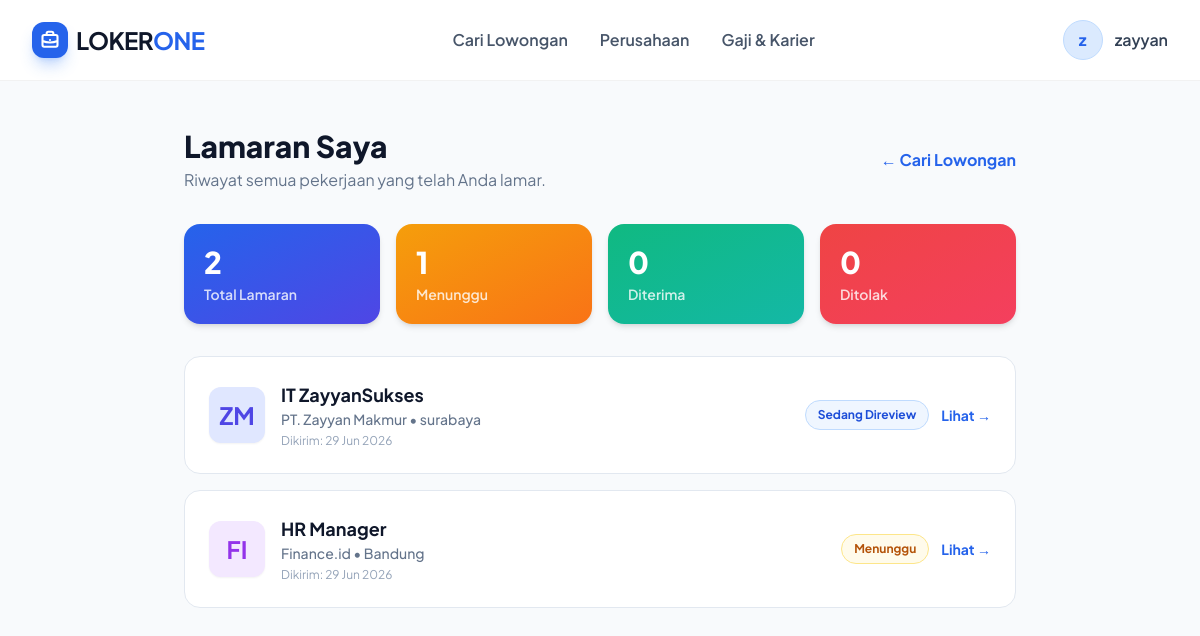
The app's page /applications.php (signed in) with its own data.
### tables this page shows
CREATE TABLE `applications` (
  `id` int NOT NULL,
  `job_id` int NOT NULL,
  `user_id` int DEFAULT NULL,
  `full_name` varchar(100) NOT NULL,
  `email` varchar(150) NOT NULL,
  `phone` varchar(20) NOT NULL,
  `cover_letter` text NOT NULL,
  `STATUS` enum('pending','review','accepted','rejected') DEFAULT 'pending',
  `created_at` timestamp NULL DEFAULT CURRENT_TIMESTAMP
);

CREATE TABLE `companies` (
  `id` int NOT NULL,
  `NAME` varchar(100) NOT NULL,
  `logo_initial` char(2) NOT NULL,
  `color` varchar(20) DEFAULT 'blue',
  `description` text,
  `website` varchar(200) DEFAULT NULL,
  `location` varchar(100) DEFAULT NULL,
  `created_at` timestamp NULL DEFAULT CURRENT_TIMESTAMP,
  `user_id` int DEFAULT NULL,
  `logo_path` varchar(255) DEFAULT NULL
);

CREATE TABLE `jobs` (
  `id` int NOT NULL,
  `company_id` int NOT NULL,
  `title` varchar(150) NOT NULL,
  `description` text NOT NULL,
  `requirements` text NOT NULL,
  `category` enum('IT & Software','Data & Analytics','Human Resources','Sales & Marketing','Finance','Design','Engineering','Education','Healthcare','Other') NOT NULL DEFAULT 'Other',
  `TYPE` enum('Full-time','Part-time','Contract','Freelance','Internship') NOT NULL DEFAULT 'Full-time',
  `location_key` varchar(50) NOT NULL,
  `location_label` varchar(100) NOT NULL,
  `is_remote` tinyint(1) DEFAULT '0',
  `salary_min` int DEFAULT NULL,
  `salary_max` int DEFAULT NULL,
  `salary_visible` tinyint(1) DEFAULT '1',
  `STATUS` enum('active','closed') DEFAULT 'active',
  `created_at` timestamp NULL DEFAULT CURRENT_TIMESTAMP,
  `updated_at` timestamp NULL DEFAULT CURRENT_TIMESTAMP ON UPDATE CURRENT_TIMESTAMP
);

### applications.php (the view, shortened to what this page needs)
<?php
require_once 'config/config.php';
$userId = $_SESSION['user_id'];
$stmt = $pdo->prepare("
    SELECT a.id, a.job_id, a.full_name, a.email, a.phone, a.cover_letter,
           a.STATUS as status, a.created_at,
           j.title as job_title, j.location_label, j.TYPE as type,
           c.NAME as company_name, c.logo_initial, c.logo_path, c.color
    FROM applications a
    LEFT JOIN jobs j ON a.job_id = j.id
    LEFT JOIN companies c ON j.company_id = c.id
    WHERE a.user_id = :uid
    ORDER BY a.created_at DESC
");
$stmt->execute([':uid' => $userId]);
$applications = $stmt->fetchAll();
$statusColors = [
    'pending'  => 'bg-amber-50 text-amber-700 border-amber-200',
    'review'   => 'bg-blue-50 text-blue-700 border-blue-200',
    'accepted' => 'bg-emerald-50 text-emerald-700 border-emerald-200',
    'rejected' => 'bg-red-50 text-red-700 border-red-200',
];
$statusLabels = [
    'pending'  => 'Menunggu',
    'review'   => 'Sedang Direview',
    'accepted' => 'Diterima ✓',
    'rejected' => 'Ditolak',
];
require_once 'includes/header.php';
?>
<div class="min-h-screen pt-32 pb-20 bg-slate-50">
    <div class="max-w-4xl mx-auto px-4 sm:px-6 lg:px-8">
        <div class="flex items-center justify-between mb-8">
            <div>
                <h1 class="text-3xl font-extrabold text-slate-900">Lamaran Saya</h1>
                <p class="text-slate-500 mt-1">Riwayat semua pekerjaan yang telah Anda lamar.</p>
            </div>
            <a href="index.php" class="inline-flex items-center text-brand-600 font-bold hover:text-brand-800 transition-colors">
                &larr; Cari Lowongan
            </a>
        </div>
        <?php
        $counts = ['pending'=>0,'review'=>0,'accepted'=>0,'rejected'=>0];
        foreach ($applications as $a) {
            $s = $a['status'] ?? 'pending';
            if (isset($counts[$s])) $counts[$s]++;
        }
        $statItems = [
            ['label'=>'Total Lamaran','val'=>count($applications),'grad'=>'from-brand-600 to-indigo-600'],
            ['label'=>'Menunggu','val'=>$counts['pending'],'grad'=>'from-amber-500 to-orange-500'],
            ['label'=>'Diterima','val'=>$counts['accepted'],'grad'=>'from-emerald-500 to-teal-500'],
            ['label'=>'Ditolak','val'=>$counts['rejected'],'grad'=>'from-red-500 to-rose-500'],
        ];
        ?>
        <div class="grid grid-cols-2 sm:grid-cols-4 gap-4 mb-8">
            <?php foreach ($statItems as $s): ?>
                <div class="bg-gradient-to-br <?= $s['grad'] ?> rounded-2xl p-5 text-white shadow-md">
                    <p class="text-3xl font-extrabold"><?= $s['val'] ?></p>
                    <p class="text-sm font-semibold opacity-80 mt-1"><?= $s['label'] ?></p>
                </div>
            <?php endforeach; ?>
        </div>
        <?php if (count($applications) > 0): ?>
            <div class="space-y-4">
                <?php foreach ($applications as $app):
                    $colorClass = 'bg-blue-100 text-blue-600';
                    if (($app['color']??'') == 'purple')  $colorClass = 'bg-purple-100 text-purple-600';
                    if (($app['color']??'') == 'indigo')  $colorClass = 'bg-indigo-100 text-indigo-600';
                    $appStatus = $app['status'] ?? 'pending';
                    $sc = $statusColors[$appStatus] ?? 'bg-slate-100 text-slate-600 border-slate-200';
                    $sl = $statusLabels[$appStatus] ?? 'Tidak Diketahui';
                    $dateStr = date('d M Y', strtotime($app['created_at']));
                    $initial = $app['logo_initial'] ?? substr($app['company_name'] ?? '?', 0, 2);
                ?>
                <div class="bg-white rounded-2xl border border-slate-200 p-6 flex flex-col sm:flex-row sm:items-center gap-4 job-card">
                    <div class="w-14 h-14 rounded-xl <?= $colorClass ?> flex items-center justify-center font-bold text-2xl flex-shrink-0 shadow-sm overflow-hidden relative">
                        <?php if (!empty($app['logo_path'])): ?>
                            <img src="<?= htmlspecialchars($app['logo_path']) ?>" alt="Logo" class="w-full h-full object-cover">
                        <?php else: ?>
                            <?= htmlspecialchars($initial) ?>
                        <?php endif; ?>
                    </div>
                    <div class="flex-1">
                        <h3 class="font-bold text-slate-900 text-lg"><?= htmlspecialchars($app['job_title'] ?? 'Lowongan Dihapus') ?></h3>
                        <p class="text-slate-500 text-sm font-medium"><?= htmlspecialchars($app['company_name'] ?? '-') ?> &bull; <?= htmlspecialchars($app['location_label'] ?? '-') ?></p>
                        <p class="text-slate-400 text-xs mt-1">Dikirim: <?= $dateStr ?></p>
                    </div>
                    <div class="flex items-center gap-3">
                        <span class="px-3 py-1.5 rounded-full text-xs font-bold border <?= $sc ?>"><?= $sl ?></span>
                        <a href="job-detail.php?id=<?= $app['job_id'] ?>" class="text-brand-600 hover:text-brand-800 text-sm font-bold transition-colors whitespace-nowrap">Lihat &rarr;</a>
                    </div>
                </div>
                <?php endforeach; ?>
            </div>
        <?php endif; ?>
    </div>
</div>
<?php require_once 'includes/footer.php'; ?>

### includes/header.php (style rules this page uses)
body { font-family: 'Plus Jakarta Sans', sans-serif; background-color: #f8fafc; }
.job-card { transition: all 0.3s ease; }

### records on screen
applications: companies.logo_initial "ZM", job.title "IT ZayyanSukses", companies.NAME "PT. Zayyan Makmur", job.location_label "surabaya", created_at "29 Jun 2026", STATUS "Sedang Direview"
applications: companies.logo_initial "FI", job.title "HR Manager", companies.NAME "Finance.id", job.location_label "Bandung", created_at "29 Jun 2026", STATUS "Menunggu"

### other values on screen
substr(htmlspecialchars($_SESSION['user_name']), 0, 1) "z"
$_SESSION['user_name'] "zayyan"
$s['val'] "2"
$s['label'] "Total Lamaran"
$s['val'] "1"
$s['label'] "Menunggu"
$s['val'] "0"
$s['label'] "Diterima"
$s['label'] "Ditolak"
